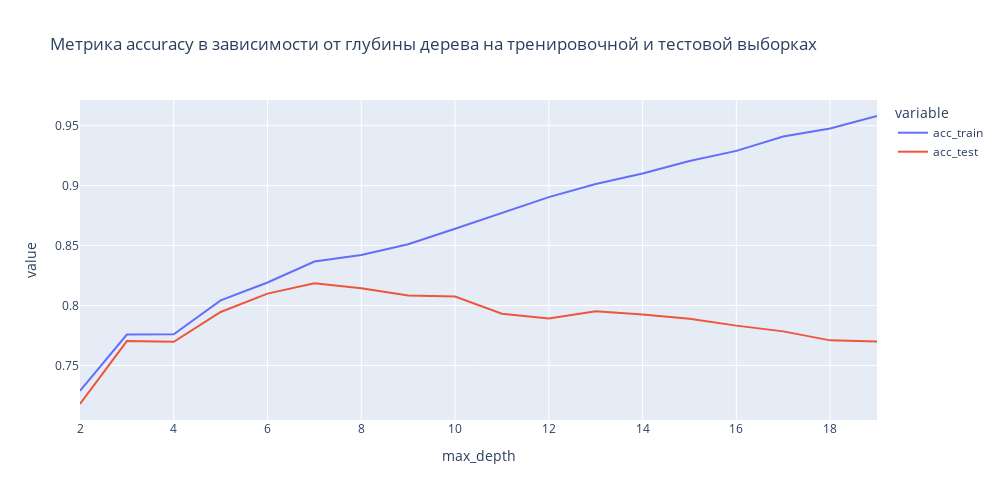

Notebook code for this chart:
### Code cell
line_data = pd.DataFrame(np.array(acc_list), columns=['max_depth', 'acc_train', 'acc_test'])
#сделаем график в plotly, чтобы интерактивно проверить место где точность на тесте падать начинает
import plotly
import plotly.express as px

fig = px.line(
    data_frame=line_data, #DataFrame
    x='max_depth', #ось абсцисс
    y=['acc_train', 'acc_test'], #ось ординат
    height=500, #высота
    width=1000, #ширина
    title='Метрика accuracy в зависимости от глубины дерева на тренировочной и тестовой выборках' #заголовок
)
fig.show()

### Figure 1 — Plotly figure (JSON) as saved in the notebook; plotly's stock layout.template omitted (floating-point values rounded to 4 significant figures)
{"data": [{"hovertemplate": "variable=acc_train<br>max_depth=%{x}<br>value=%{y}<extra></extra>", "legendgroup": "acc_train", "line": {"color": "#636efa", "dash": "solid"}, "marker": {"symbol": "circle"}, "mode": "lines", "name": "acc_train", "orientation": "v", "showlegend": true, "type": "scatter", "x": [2, 3, 4, 5, 6, 7, 8, 9, 10, 11, 12, 13, 14, 15, 16, 17, 18, 19], "xaxis": "x", "y": [0.7288, 0.7758, 0.7759, 0.8043, 0.8192, 0.8366, 0.8421, 0.8511, 0.864, 0.8773, 0.8904, 0.9013, 0.91, 0.9205, 0.929, 0.9409, 0.9477, 0.9581], "yaxis": "y"}, {"hovertemplate": "variable=acc_test<br>max_depth=%{x}<br>value=%{y}<extra></extra>", "legendgroup": "acc_test", "line": {"color": "#EF553B", "dash": "solid"}, "marker": {"symbol": "circle"}, "mode": "lines", "name": "acc_test", "orientation": "v", "showlegend": true, "type": "scatter", "x": [2, 3, 4, 5, 6, 7, 8, 9, 10, 11, 12, 13, 14, 15, 16, 17, 18, 19], "xaxis": "x", "y": [0.7178, 0.7703, 0.7697, 0.7946, 0.8099, 0.8186, 0.8144, 0.8084, 0.8075, 0.7931, 0.7892, 0.7952, 0.7925, 0.7889, 0.7832, 0.7784, 0.7709, 0.77], "yaxis": "y"}], "layout": {"height": 500, "legend": {"title": {"text": "variable"}, "tracegroupgap": 0}, "title": {"text": "Метрика accuracy в зависимости от глубины дерева на тренировочной и тестовой выборках"}, "width": 1000, "xaxis": {"anchor": "y", "domain": [0, 1], "title": {"text": "max_depth"}}, "yaxis": {"anchor": "x", "domain": [0, 1], "title": {"text": "value"}}}}
